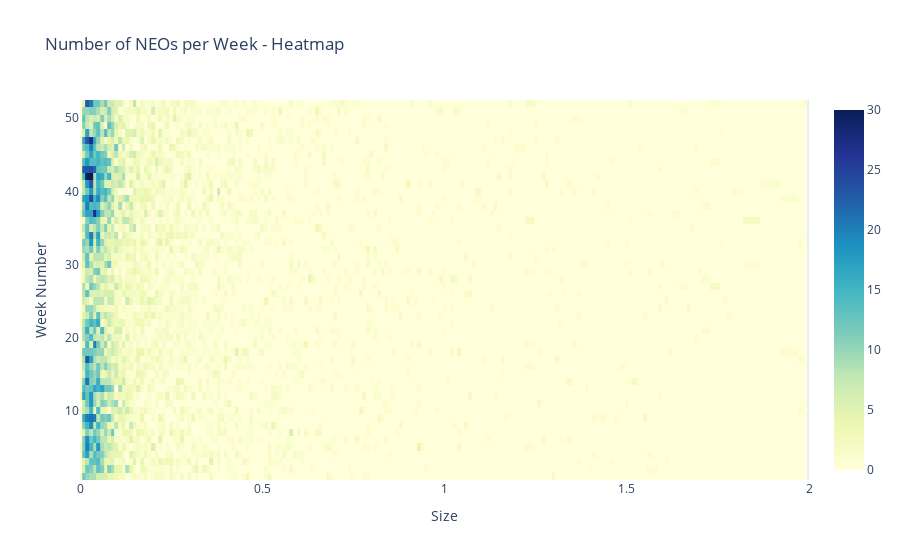

Notebook code cell kept with this figure:
### Markdown cell above
The violin plot shows the concentration of different sizes for hazardous and and non-hazardous NEOs. Non-hazardous NEOs are often smaller than the hazardous NEOs, but can also be bigger than the hazardous NEOs. The hazardous NEOs are consentrated around 0.2-0.3, where the non-hazardous are concentrated around 0.05-0.1

### Code cell
import plotly.graph_objects as go

df = pd.DataFrame(neo_data)  # Creating a DataFrame from the neo_data list
df['date'] = pd.to_datetime(df['date'])
df['week_number'] = df['date'].dt.isocalendar().week

# Filter the data to include only size up to 2
filtered_data = df[df['size'] <= 2]

# Group the filtered data by week number and size, and calculate the count of NEOs
heatmap_data = filtered_data.groupby(['week_number', 'size']).size().unstack(fill_value=0)

# Create the heatmap using Plotly
fig = go.Figure(data=go.Heatmap(
    z=heatmap_data.values,
    x=heatmap_data.columns,
    y=heatmap_data.index,
    colorscale='YlGnBu',
))

# Customize the layout of the heatmap
fig.update_layout(
    title='Number of NEOs per Week - Heatmap',
    xaxis_title='Size',
    yaxis_title='Week Number',
)

# Set the x-axis range to limit up to size=2
fig.update_xaxes(range=[0, 2])

# Show the heatmap
fig.show()

### Figure 1 — Plotly figure (JSON) as saved in the notebook; plotly's stock layout.template omitted (floating-point values rounded to 4 significant figures; data arrays with more than 128 entries replaced by an {"elided": "..."} marker saying what was removed)
{"data": [{"colorscale": [[0, "rgb(255,255,217)"], [0.125, "rgb(237,248,177)"], [0.25, "rgb(199,233,180)"], [0.375, "rgb(127,205,187)"], [0.5, "rgb(65,182,196)"], [0.625, "rgb(29,145,192)"], [0.75, "rgb(34,94,168)"], [0.875, "rgb(37,52,148)"], [1, "rgb(8,29,88)"]], "type": "heatmap", "x": {"elided": "171 float values"}, "y": [1, 2, 3, 4, 5, 6, 7, 8, 9, 10, 11, 12, 13, 14, 15, 16, 17, 18, 19, 20, 21, 22, 23, 24, 25, 26, 27, 28, 29, 30, 31, 32, 33, 34, 35, 36, 37, 38, 39, 40, 41, 42, 43, 44, 45, 46, 47, 48, 49, 50, 51, 52], "z": {"elided": "52x171 int values"}}], "layout": {"title": {"text": "Number of NEOs per Week - Heatmap"}, "xaxis": {"range": [0, 2], "title": {"text": "Size"}}, "yaxis": {"title": {"text": "Week Number"}}}}
